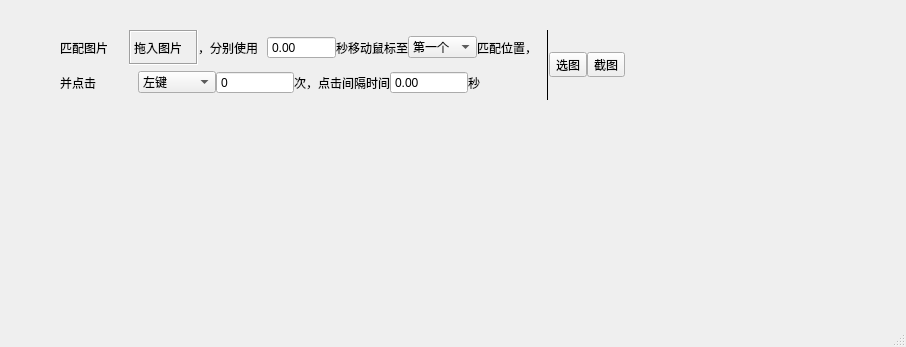
<?xml version="1.0" encoding="UTF-8"?>
<ui version="4.0">
 <class>MainWindow</class>
 <widget class="QMainWindow" name="MainWindow">
  <property name="geometry">
   <rect>
    <x>0</x>
    <y>0</y>
    <width>906</width>
    <height>347</height>
   </rect>
  </property>
  <property name="windowTitle">
   <string>MainWindow</string>
  </property>
  <widget class="QWidget" name="centralwidget">
   <widget class="QWidget" name="widget" native="true">
    <property name="geometry">
     <rect>
      <x>60</x>
      <y>30</y>
      <width>565</width>
      <height>70</height>
     </rect>
    </property>
    <layout class="QHBoxLayout" name="horizontalLayout_4">
     <property name="spacing">
      <number>0</number>
     </property>
     <property name="leftMargin">
      <number>0</number>
     </property>
     <property name="topMargin">
      <number>0</number>
     </property>
     <property name="rightMargin">
      <number>0</number>
     </property>
     <property name="bottomMargin">
      <number>0</number>
     </property>
     <item>
      <layout class="QVBoxLayout" name="verticalLayout">
       <item>
        <layout class="QHBoxLayout" name="horizontalLayout">
         <item>
          <widget class="QLabel" name="label">
           <property name="text">
            <string>匹配图片</string>
           </property>
          </widget>
         </item>
         <item>
          <widget class="QLabel" name="label_show_pic">
           <property name="frameShape">
            <enum>QFrame::Box</enum>
           </property>
           <property name="frameShadow">
            <enum>QFrame::Sunken</enum>
           </property>
           <property name="text">
            <string>拖入图片</string>
           </property>
           <property name="wordWrap">
            <bool>false</bool>
           </property>
          </widget>
         </item>
         <item>
          <widget class="QLabel" name="label_2">
           <property name="text">
            <string>，分别使用</string>
           </property>
          </widget>
         </item>
         <item>
          <widget class="QDoubleSpinBox" name="doubleSpinBox_duration">
           <property name="buttonSymbols">
            <enum>QAbstractSpinBox::NoButtons</enum>
           </property>
           <property name="maximum">
            <double>9999.989999999999782</double>
           </property>
          </widget>
         </item>
         <item>
          <widget class="QLabel" name="label_3">
           <property name="text">
            <string>秒移动鼠标至</string>
           </property>
          </widget>
         </item>
         <item>
          <widget class="QComboBox" name="comboBox_find_model">
           <item>
            <property name="text">
             <string>第一个</string>
            </property>
           </item>
           <item>
            <property name="text">
             <string>全部</string>
            </property>
           </item>
          </widget>
         </item>
         <item>
          <widget class="QLabel" name="label_4">
           <property name="text">
            <string>匹配位置，</string>
           </property>
          </widget>
         </item>
        </layout>
       </item>
       <item>
        <layout class="QHBoxLayout" name="horizontalLayout_2">
         <item>
          <widget class="QLabel" name="label_7">
           <property name="text">
            <string>并点击</string>
           </property>
          </widget>
         </item>
         <item>
          <widget class="QComboBox" name="comboBox_button">
           <item>
            <property name="text">
             <string>左键</string>
            </property>
           </item>
           <item>
            <property name="text">
             <string>右键</string>
            </property>
           </item>
           <item>
            <property name="text">
             <string>中键</string>
            </property>
           </item>
          </widget>
         </item>
         <item>
          <widget class="QSpinBox" name="spinBox_clicks">
           <property name="frame">
            <bool>true</bool>
           </property>
           <property name="buttonSymbols">
            <enum>QAbstractSpinBox::NoButtons</enum>
           </property>
           <property name="maximum">
            <number>9999</number>
           </property>
          </widget>
         </item>
         <item>
          <widget class="QLabel" name="label_5">
           <property name="text">
            <string>次，点击间隔时间</string>
           </property>
          </widget>
         </item>
         <item>
          <widget class="QDoubleSpinBox" name="doubleSpinBox_interval">
           <property name="buttonSymbols">
            <enum>QAbstractSpinBox::NoButtons</enum>
           </property>
           <property name="maximum">
            <double>9999.989999999999782</double>
           </property>
          </widget>
         </item>
         <item>
          <widget class="QLabel" name="label_6">
           <property name="text">
            <string>秒</string>
           </property>
          </widget>
         </item>
        </layout>
       </item>
      </layout>
     </item>
     <item>
      <layout class="QHBoxLayout" name="horizontalLayout_3">
       <item>
        <widget class="Line" name="line">
         <property name="frameShadow">
          <enum>QFrame::Plain</enum>
         </property>
         <property name="lineWidth">
          <number>1</number>
         </property>
         <property name="orientation">
          <enum>Qt::Vertical</enum>
         </property>
        </widget>
       </item>
       <item>
        <widget class="QToolButton" name="toolButton_choose_pic">
         <property name="text">
          <string>选图</string>
         </property>
        </widget>
       </item>
       <item>
        <widget class="QToolButton" name="toolButton_screenshot">
         <property name="text">
          <string>截图</string>
         </property>
        </widget>
       </item>
      </layout>
     </item>
    </layout>
   </widget>
  </widget>
  <widget class="QMenuBar" name="menubar">
   <property name="geometry">
    <rect>
     <x>0</x>
     <y>0</y>
     <width>906</width>
     <height>23</height>
    </rect>
   </property>
  </widget>
  <widget class="QStatusBar" name="statusbar"/>
 </widget>
 <resources/>
 <connections/>
</ui>
